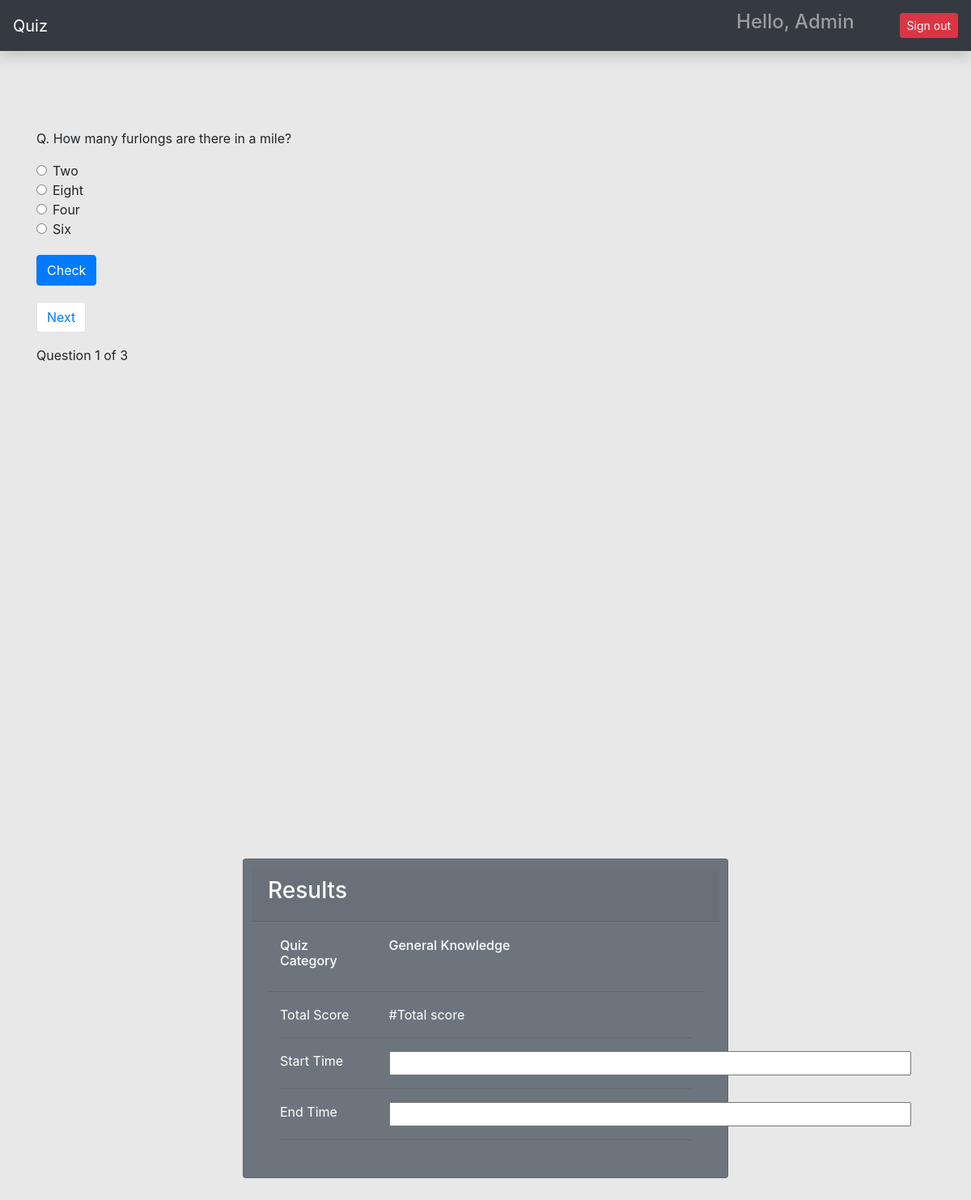
Before: /quiz/category/2/ (signed in) with the older database file.
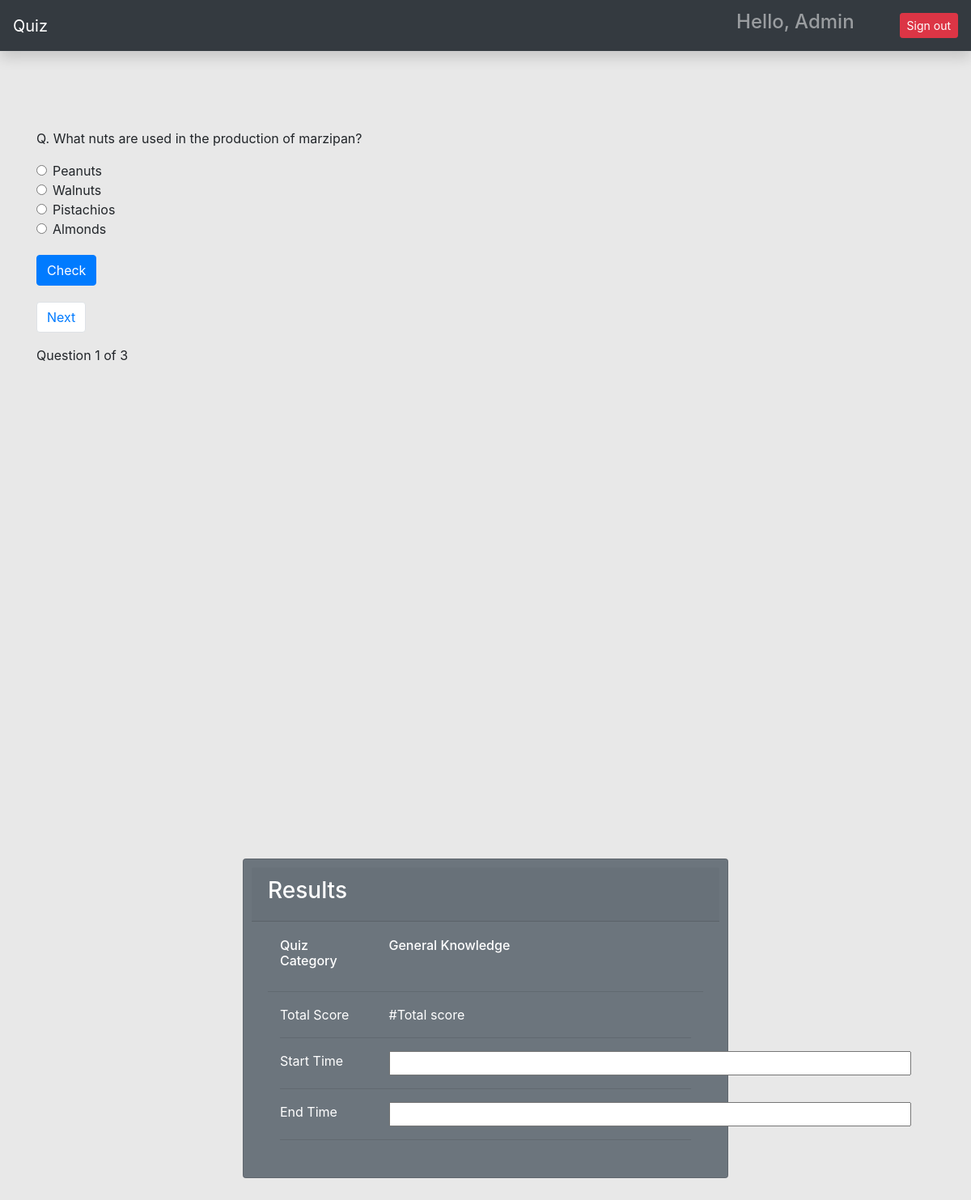
After: the same page with the newer database file.
### quiz/models.py (models this page shows, shortened)
class Question(models.Model):
    choice = models.ForeignKey(Category, on_delete=models.CASCADE)
    question = models.CharField(max_length=250)
    answer = models.CharField(max_length=100)
    option_one = models.CharField(max_length=100)
    option_two = models.CharField(max_length=100)
    option_three = models.CharField(max_length=100, blank=True)
    option_four = models.CharField(max_length=100, blank=True)
    created_at = models.DateTimeField(auto_now_add=True)
    updated_at = models.DateTimeField(auto_now=True)

class Category(models.Model):
    owner = models.ForeignKey(to=User, on_delete=models.CASCADE)
    category = models.CharField(max_length=200)
    def __str__(self):
        return self.category

### quiz/views.py (the view, shortened to what this page needs)
# urls.py: path('category/<int:pk>/', take_quiz, name='take_quiz'),
@login_required(login_url='/login/')
def take_quiz(request, pk):
    questions = Question.objects.filter(choice=pk).order_by('-created_at')
    paginator = Paginator(questions,1)
    page_number = request.GET.get('page')
    page_obj = Paginator.get_page(paginator, page_number)
    context = {'questions': questions, 'page_obj': page_obj,}
    if request.method == 'GET':
        request.session['previous_page'] = request.path_info + "?page=" + request.GET.get("page", '1')
        return render(request, 'quiz.html', context)

### templates/quiz.html (shortened to what this page needs)
{% extends 'base.html' %}
{% load static %}
{% block content %}
<div id="section1">
<div class="container mt-5 pt-5">
{% for question in page_obj %}
<form action="" method="post">
  <p>Q. {{question.question}}</p>
  <div class="form-check">
  <input class="form-check-input" type="radio" name="option" id="option_one" value="{{question.option_one}}">
    {{question.option_one}}
</div>
<div class="form-check">
  <input class="form-check-input" type="radio" name="option" id="option_two" value="{{question.option_two}}">
    {{question.option_two}}
</div>
<div class="form-check">
  <input class="form-check-input" type="radio" name="option" id="option_three" value="{{question.option_three}}">
    {{question.option_three}}
</div>
<div class="form-check lower-radio">
  <input class="form-check-input" type="radio" name="option" id="option_four" value="{{question.option_four}}">
    {{question.option_four}}
</div>
  <input class="btn btn-primary check-btn" type="submit" value="Check" id="check" onclick="displayRadioValue();"/>
</form>
</div>
{% endfor %}
<div class="container">
  <div class="pagination-btns">
    <ol class="pagination align-right mr-auto">
    {% if page_obj.has_next %}
      <li class="page-item">
        <a id="next-btn" class="page-link btn btn-success" href="?page={{ page_obj.next_page_number }}" id="next-button" >Next</a>
      </li>
      {% endif %}
    </ol>
Question {{page_obj.number}} of {{page_obj.paginator.num_pages}}
</div>
</div>
</div>
<div  id="section2">
<div class="card text-white bg-secondary mb-3 quizresults">
    <div class="card-header"><h3>Results</h3></div>
    <div class="card-body">
    <div class="container">
    <div class="row">
      <h6 class="card-title col-3">Quiz Category</h6>
      {% for question in page_obj %}
      <h6 class="card-title col-8">{{question.choice}} </h6>
      {% endfor %}
    </div>
    </div>
    <hr>
      <p class="card-text">
      <div class="container">
      <div class="row">
        <div class="col-3">Total Score</div>
        <div class="col-8">#Total score</div>
      </div>
      <hr>
      <div class="row">
        <div class="col-3">Start Time</div>
        <div class="col-8" id="displayStartTime">
        <input type="text" size="58" id="startTimeField" readonly="true">
        </div>
      </div>
      <hr>
      <div class="row">
        <div class="col-3">End Time</div>
        <div class="col-8" id="displayEndTime">
        <input type="text" size="58" id="endTimeField" readonly="true">
        </div>
      </div>
      <hr>
      </div>
      </p>
    </div>
  </div>
</div>
{% endblock content %}

Changed rows visible on the page:
no longer on this page (row edited): Question: question "How many furlongs are there in a mile?", option_one "Two", option_two "Eight", option_three "Four", option_four "Six", choice "General Knowledge"
now on this page (row edited): Question: question "What nuts are used in the production of marzipan?", option_one "Peanuts", option_two "Walnuts", option_three "Pistachios", option_four "Almonds", choice "General Knowledge"
